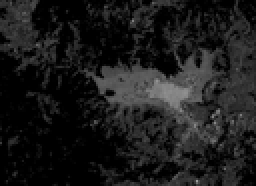
%> input picture USSD/DI/MSCDI.tif, 128 x 93 px, shrunk from 412 x 300 before the run (shown 2 times larger)
$ octave USSD.m   (GNU Octave 9; MATLAB toolbox functions it lacks are replaced by stand-ins)
%> lines starting %> are read from the running program, lines starting %| are printed output that depends on the picture; in (x1, y1, x2, y2) boxes, pixels count from 0 and x2, y2 are one past the last pixel; in counts of white or black regions, pixels touching at a corner belong together; the program's own positions count from 1
clear
clc
e=imread('C:\Users\aaf\Desktop\USSD\DI\MSCDI.tif');
%> e is the input picture: size 93x128 uint8; min 0, max 155, mean 27.1
e2=imread('C:\Users\aaf\Desktop\USSD\DI\SCSDI.tif');
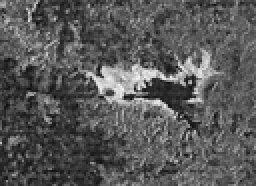
%> input picture USSD/DI/SCSDI.tif, 128 x 93 px, shrunk from 412 x 300 before the run (shown 2 times larger)
%> e2 is the input picture: size 93x128 uint8; min 13, max 242, mean 88.3
e=double(e);
%> e: size 93x128 double
e2=double(e2);
%> e2: size 93x128 double

img=e;
img=mat2gray(img);
[m n]=size(img);
%> m = 93; n = 128
r=10;
imgn=zeros(m+2*r+1,n+2*r+1);
imgn(r+1:m+r,r+1:n+r)=img;
imgn(1:r,r+1:n+r)=img(1:r,1:n);
imgn(1:m+r,n+r+1:n+2*r+1)=imgn(1:m+r,n:n+r);
imgn(m+r+1:m+2*r+1,r+1:n+2*r+1)=imgn(m:m+r,r+1:n+2*r+1);
imgn(1:m+2*r+1,1:r)=imgn(1:m+2*r+1,r+1:2*r);


sigma_d=2;
sigma_r=0.1;
[x,y] = meshgrid(-r:r,-r:r);
w1=exp(-(x.^2+y.^2)/(2*sigma_d^2));

h=waitbar(0,'wait...');
for i=r+1:m+r
    for j=r+1:n+r
        w2=exp(-(imgn(i-r:i+r,j-r:j+r)-imgn(i,j)).^2/(2*sigma_r^2));
        w=w1.*w2;

        g=imgn(i-r:i+r,j-r:j+r).*w;
        imgn(i,j)=sum(sum(g))/sum(sum(w));

    end
    waitbar(i/m);
end
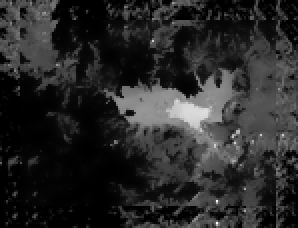
%> imgn: size 114x149 double (shown 2 times larger); min 0, max 1, mean 0.161; mean of the top-left, top-right, bottom-left and bottom-right quarters 0.139, 0.216, 0.047, 0.24
close(h)

e=mat2gray(imgn(r+1:m+r,r+1:n+r));
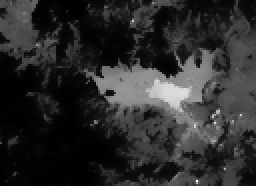
%> e: size 93x128 double (shown 2 times larger); min 0, max 1, mean 0.174


img=e2;
img=mat2gray(img);
[m n]=size(img);
r=10;
imgn=zeros(m+2*r+1,n+2*r+1);
imgn(r+1:m+r,r+1:n+r)=img;
imgn(1:r,r+1:n+r)=img(1:r,1:n);
imgn(1:m+r,n+r+1:n+2*r+1)=imgn(1:m+r,n:n+r);
imgn(m+r+1:m+2*r+1,r+1:n+2*r+1)=imgn(m:m+r,r+1:n+2*r+1);
imgn(1:m+2*r+1,1:r)=imgn(1:m+2*r+1,r+1:2*r);


sigma_d=2;
sigma_r=0.1;
[x,y] = meshgrid(-r:r,-r:r);
w1=exp(-(x.^2+y.^2)/(2*sigma_d^2));

h=waitbar(0,'wait...');
for i=r+1:m+r
    for j=r+1:n+r
        w2=exp(-(imgn(i-r:i+r,j-r:j+r)-imgn(i,j)).^2/(2*sigma_r^2));
        w=w1.*w2;

        g=imgn(i-r:i+r,j-r:j+r).*w;
        imgn(i,j)=sum(sum(g))/sum(sum(w));

    end
    waitbar(i/m);
end
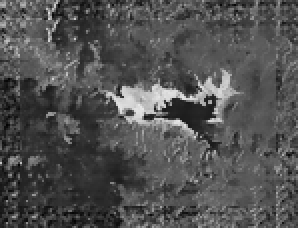
%> imgn: size 114x149 double (shown 2 times larger); min 0.00437, max 0.909, mean 0.32
close(h)

e2=mat2gray(imgn(r+1:m+r,r+1:n+r));
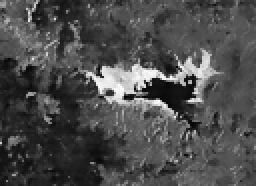
%> e2: size 93x128 double (shown 2 times larger); min 0, max 1, mean 0.301


k=double(e2).*double(e);
k = 255.*(k - min(k(:)))./(max(k(:))-min(k(:)));
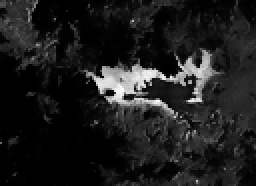
%> k: size 93x128 double (shown 2 times larger); min 0, max 255, mean 29.7
imwrite(uint8(k),'C:\Users\aaf\Desktop\USSD\DI\combine.tif');

I=im2double(imread('C:\Users\aaf\Desktop\USSD\DI\combine.tif'));
%> I: size 93x128 double; min 0, max 1, mean 0.116

[M,N]=size(I);
%> M = 93; N = 128
number_all=M*N;
%> number_all = 11904
hui_all=0;
ICV_t=0;


for i=1:M
    for j=1:N
        hui_all=hui_all+I(i,j);
    end
end
%> after the loop, hui_all = 1385.5
all_ave=hui_all*255/number_all;
%> all_ave = 29.68


for t=0:255

    hui_A=0;
    hui_B=0;

    number_A=0;
    number_B=0;

    for i=1:M
        for j=1:N
            if (I(i,j)*255>=t)
                number_A=number_A+1;
                hui_A=hui_A+I(i,j);
            elseif (I(i,j)*255<t)
                number_B=number_B+1;
                hui_B=hui_B+I(i,j);

            end
        end
    end

    PA=number_A/number_all;
    PB=number_B/number_all;

    A_ave=hui_A*255/number_A;
    B_ave=hui_B*255/number_B;

    ICV=PA*((A_ave-all_ave)^2)+PB*((B_ave-all_ave)^2);
   if (ICV>ICV_t)
        ICV_t=ICV;
        k=t;
    end

end
%> this loop made 256 passes
%> (PA, PB, A_ave, B_ave, ICV, ICV_t) on passes 2 to 13: (0.899, 0.101, 33, 0, 98.66, 98.66), (0.793, 0.207, 37.3, 0.514, 222.4, 222.4), (0.736, 0.264, 40.05, 0.835, 299.1, 299.1), (0.697, 0.303, 42.07, 1.11, 354, 354), (0.669, 0.331, 43.67, 1.35, 396.3, 396.3), (0.644, 0.356, 45.18, 1.61, 435, 435), (0.623, 0.377, 46.5, 1.86, 468, 468), (0.606, 0.394, 47.64, 2.08, 495.6, 495.6), (0.588, 0.412, 48.81, 2.33, 523.1, 523.1), (0.573, 0.427, 49.88, 2.58, 547.6, 547.6), (0.56, 0.44, 50.83, 2.8, 568.5, 568.5), (0.546, 0.454, 51.8, 3.04, 589.2, 589.2)
%> (PA, PB, A_ave, B_ave, ICV) on pass 1: (1, 0, 29.68, NaN, NaN)
%> after the loop, ICV_t = 1492.4; k = 99

k
%> k = 99
I=imread('C:\Users\aaf\Desktop\USSD\DI\combine.tif');
Th=k;
%> Th = 99
for i=1:M
    for j=1:N
        if I(i,j)>=Th
            I(i,j)=255;
        else
            I(i,j)=0;
        end
    end
end
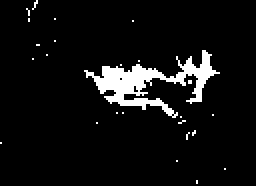
%> I: size 93x128 uint8 (shown 2 times larger); 6.4% white; 25 white regions (24 under 20 px), largest, box (x1, y1, x2, y2) and area: (42, 25, 110, 59) 716
figure,imshow(I);
imwrite(I,'C:\Users\aaf\Desktop\USSD\result\USSD.tif');
